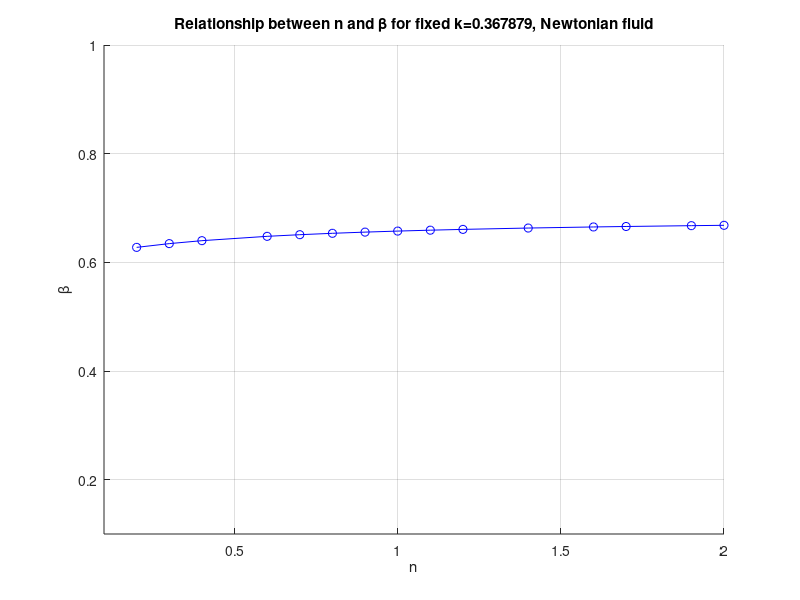

Recreate this plot in MATLAB. (Note: this script raises an error after producing the figure.)
clc; clear;

% Parameters
lambda_start = 0.1;
lambda_end = 1;
n_start = 0.1;
n_end = 2.0;
sigma_fixed = 0.367879; % Fixed sigma value (or k value)

n_range = n_start:0.1:n_end; % Range for n
lambda_range = lambda_start:0.1:lambda_end; % Range for lambda (initial guess)

% Tolerances and iteration limit for Newton-Raphson
tolerance = 1e-16;
max_iterations = 100;
h = 1e-6; % Step size for numerical derivative

% Initialize arrays to store results
n_values = [];
lambda_values = [];
f_values = [];

fprintf('Iteration\tSigma\t\tN\t\tLambda Init\tLambda\n');
fprintf('-------------------------------------------------------------\n');

% Loop over all combinations of lambda and n
for n = n_range
    for lambda_init = lambda_range
        lambda = lambda_init; % Initial guess for lambda
        
        % Newton-Raphson iteration
        for iter = 1:max_iterations
            % Define the function f(lambda) = I1 - I2
            % Numerical integration for I1: int_sigma^lambda (lambda^2/x^2 - x)^(1/n) dx
            x1 = linspace(sigma_fixed, lambda, 200); % Discretize the interval
            integrand1 = ((lambda^2 ./ x1) - x1).^(1/n);
            I1 = trapz(x1, integrand1);
            
            % Numerical integration for I2: int_lambda^1 (x - lambda^2/x)^(1/n) dx
            x2 = linspace(lambda, 1, 200); % Discretize the interval
            integrand2 = (x2 - (lambda^2 ./ x2)).^(1/n);
            I2 = trapz(x2, integrand2);
            
            % Function f(lambda)
            f = I1 - I2;
            
            % Numerical derivative f'(lambda) using central difference
            lambda_plus_h = lambda + h;
            lambda_minus_h = lambda - h;
            
            % Compute f(lambda + h)
            x1_plus = linspace(sigma_fixed, lambda_plus_h, 100);
            integrand1_plus = (lambda_plus_h^2 ./ x1_plus - x1_plus).^(1/n);
            I1_plus = trapz(x1_plus, integrand1_plus);
            
            x2_plus = linspace(lambda_plus_h, 1, 100);
            integrand2_plus = (x2_plus - lambda_plus_h^2 ./ x2_plus).^(1/n);
            I2_plus = trapz(x2_plus, integrand2_plus);
            f_plus = I1_plus - I2_plus;
            
            % Compute f(lambda - h)
            x1_minus = linspace(sigma_fixed, lambda_minus_h, 100);
            integrand1_minus = (lambda_minus_h^2 ./ x1_minus - x1_minus).^(1/n);
            I1_minus = trapz(x1_minus, integrand1_minus);
            
            x2_minus = linspace(lambda_minus_h, 1, 100);
            integrand2_minus = (x2_minus - lambda_minus_h^2 ./ x2_minus).^(1/n);
            I2_minus = trapz(x2_minus, integrand2_minus);
            f_minus = I1_minus - I2_minus;
            
            % Central difference approximation
            df = (f_plus - f_minus) / (2 * h);
            
            % Check for division by zero or NaN
            if abs(df) < 1e-10
                disp('Derivative too small, breaking loop.');
                break;
            end
            
            % Update lambda
            lambda_new = lambda - f / df;
            
            % Display current guess and function value
            fprintf('%d\t\t%.6f\t%.2f\t%.2f\t%.6f\n', iter, sigma_fixed, n, lambda_init, lambda_new);
            
            % Check convergence
            if abs(lambda_new - lambda) < tolerance
                % Store the converged values
                n_values = [n_values, n];
                lambda_values = [lambda_values, lambda_new];
                f_values = [f_values, abs(f)]; % Store the absolute value of f(lambda)
                break;
            end
            
            lambda = lambda_new;
            
            % Check if lambda is within bounds (0.1 to 1)
            if lambda < lambda_start || lambda > lambda_end
                disp('Lambda out of bounds, restarting with new initial guess.');
                break;
            end
            
            if iter == max_iterations
                disp('Max iterations reached, no convergence.');
            end
        end
    end
end

% Filter the results
filtered_n_values = [];
filtered_lambda_values = [];

unique_n_values = unique(n_values);
for i = 1:length(unique_n_values)
    n = unique_n_values(i);
    idx = find(n_values == n);
    if length(idx) > 1
        [~, min_idx] = min(f_values(idx)); % Find the index with the minimum f value
        best_idx = idx(min_idx);
    else
        best_idx = idx;
    end
    filtered_n_values = [filtered_n_values, n_values(best_idx)];
    filtered_lambda_values = [filtered_lambda_values, lambda_values(best_idx)];
end

% Create the plot
figure; % Create a new figure
hold on; % Allow multiple plots on the same figure

% Plot the results
plot(filtered_n_values, filtered_lambda_values, 'bo-');
xlabel('n');
ylabel('\beta');
title('Relationship between n and \beta for fixed k=0.367879, Newtonian fluid');
grid on;

% Ensure the plot is visually appealing
axis([n_start n_end lambda_start lambda_end]); % Set axis limits based on the ranges (0.1 to 1)
hold off;

% Write results to an Excel file
filename = 'lambda_n_values_filtered.xlsx';

if isfile(filename)
    delete(filename); % Delete the existing file if it exists
end

result_table = table(filtered_lambda_values', filtered_n_values', 'VariableNames', {'Lambda', 'N'});
writetable(result_table, filename);